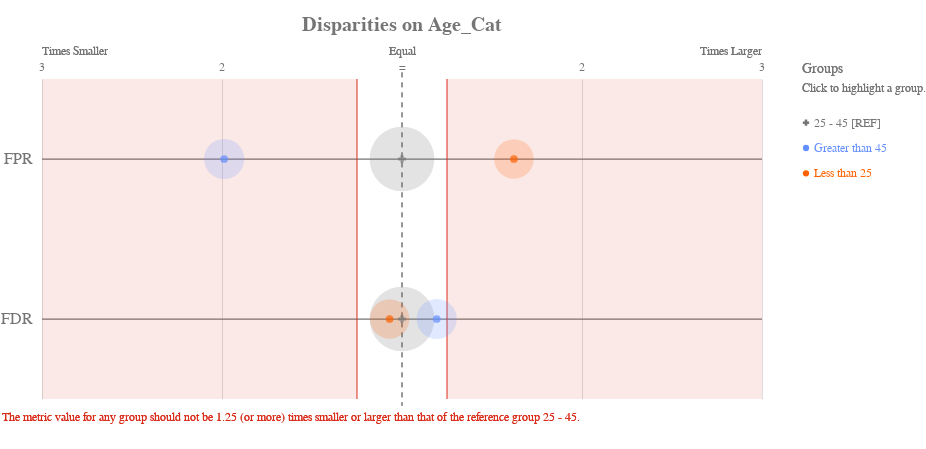

The notebook cell this image was saved under:
### Markdown cell above
### Check for disparities in Age Categories

### Code cell
ap.disparity(bdf, metrics, 'age_cat', fairness_threshold = disparity_tolerance)

### Figure 1 — Vega-Lite specification as saved in the notebook (floating-point values rounded to 4 significant figures)
{"config": {"view": {"continuousWidth": 400, "continuousHeight": 300, "strokeWidth": 0}, "axisLeft": {"labelColor": "rgb(117,117,117)", "labelFont": "Arial", "labelFontSize": 16}, "title": {"align": "center", "baseline": "middle", "color": "rgb(117,117,117)", "font": "Arial", "fontSize": 20, "fontWeight": "bold"}}, "layer": [{"data": {"name": "data-99e6e85d8dec8831ad6997b70771f4a9"}, "mark": {"type": "rule", "stroke": "rgb(117,117,117)", "strokeWidth": 1.25, "tooltip": ""}, "encoding": {"x": {"type": "quantitative", "field": "x", "scale": {"domain": [-2, 2], "range": [40.0, 760.0]}}, "x2": {"field": "x2"}, "y": {"type": "nominal", "axis": {"domain": false, "labelAngle": 0, "labelPadding": -30, "orient": "left", "ticks": false, "title": ""}, "field": "metric", "scale": {"domain": ["FPR", "FDR"], "range": [40.0, 360.0]}}}}, {"data": {"name": "data-79dd248bdaa0ea02c535240e8ad022c8"}, "mark": {"type": "rule", "stroke": "rgb(117,117,117)", "strokeDash": [5, 5], "strokeWidth": 1}, "encoding": {"tooltip": {"value": "25 - 45 [REF]"}, "x": {"value": 400.0}, "y": {"value": 33.33}, "y2": {"value": 366.7}}}, {"data": {"name": "data-c233327f4cd9b4c2df31bf8015c83e4a"}, "mark": {"type": "text", "align": "center", "color": "rgb(117,117,117)", "font": "Arial", "fontSize": 12, "fontWeight": "normal", "tooltip": ""}, "encoding": {"text": {"type": "nominal", "field": "label"}, "x": {"type": "quantitative", "field": "value", "scale": {"domain": [-2, 2], "range": [40.0, 760.0]}}, "y": {"value": 28.0}}}, {"layer": [{"mark": {"type": "text", "align": "left", "fill": "rgb(117,117,117)", "font": "Arial", "fontSize": 12, "fontWeight": "normal", "tooltip": ""}, "encoding": {"text": {"value": "Times Smaller"}, "x": {"value": 40.0}, "y": {"value": 12.0}}}, {"mark": {"type": "text", "align": "right", "fill": "rgb(117,117,117)", "font": "Arial", "fontSize": 12, "fontWeight": "normal", "tooltip": ""}, "encoding": {"text": {"value": "Times Larger"}, "x": {"value": 760.0}, "y": {"value": 12.0}}}, {"mark": {"type": "text", "align": "center", "fill": "rgb(117,117,117)", "font": "Arial", "fontSize": 12, "fontWeight": "normal", "tooltip": ""}, "encoding": {"text": {"value": "Equal"}, "x": {"value": 400.0}, "y": {"value": 12.0}}}], "data": {"name": "data-79dd248bdaa0ea02c535240e8ad022c8"}}, {"layer": [{"mark": {"type": "rule", "opacity": 0.8, "stroke": "rgb(217, 46, 28)", "strokeWidth": 1.25, "tooltip": ""}, "encoding": {"x": {"type": "quantitative", "field": "min", "scale": {"domain": [-2, 2], "range": [40.0, 760.0]}}, "y": {"value": 40.0}, "y2": {"value": 360.0}}}, {"mark": {"type": "rule", "opacity": 0.8, "stroke": "rgb(217, 46, 28)", "strokeWidth": 1.25, "tooltip": ""}, "encoding": {"x": {"type": "quantitative", "field": "max", "scale": {"domain": [-2, 2], "range": [40.0, 760.0]}}, "y": {"value": 40.0}, "y2": {"value": 360.0}}}, {"layer": [{"mark": {"type": "rect", "fill": "rgb(217, 46, 28)", "opacity": 0.1, "tooltip": ""}, "encoding": {"x": {"type": "quantitative", "field": "min", "scale": {"domain": [-2, 2], "range": [40.0, 760.0]}}, "x2": {"field": "lower_end"}, "y": {"value": 40.0}, "y2": {"value": 360.0}}}, {"mark": {"type": "rect", "fill": "rgb(217, 46, 28)", "opacity": 0.1, "tooltip": ""}, "encoding": {"x": {"type": "quantitative", "field": "max", "scale": {"domain": [-2, 2], "range": [40.0, 760.0]}}, "x2": {"field": "upper_end"}, "y": {"value": 40.0}, "y2": {"value": 360.0}}}]}, {"data": {"name": "data-79dd248bdaa0ea02c535240e8ad022c8"}, "mark": {"type": "text", "align": "left", "baseline": "top", "fill": "rgb(217, 46, 28)", "font": "Arial", "fontSize": 12, "fontWeight": "normal", "tooltip": ""}, "encoding": {"text": {"value": "The metric value for any group should not be 1.25 (or more) times smaller or larger than that of the reference group 25 - 45."}, "x": {"value": 0}, "y": {"value": 373.3}}}], "data": {"name": "data-feb20f5d4dfe62687617135ffee93d46"}}, {"layer": [{"mark": "circle"}, {"data": {"name": "data-c5fcec4d0b05c4530fe149fbb967fb54"}, "mark": {"type": "circle", "opacity": 0.2}, "encoding": {"color": {"condition": {"type": "nominal", "field": "attribute_value", "legend": null, "scale": {"domain": ["25 - 45", "Greater than 45", "Less than 25"], "range": ["rgb(117,117,117)", "rgb(100, 143, 255)", "rgb(254, 97, 0)", "rgb(220, 38, 127)", "rgb(255, 176, 0)", "rgb(120, 94, 240)"]}, "selection": "selector019"}, "value": "rgb(224,224,224)"}, "size": {"type": "quantitative", "field": "group_size", "legend": null, "scale": {"domain": [0, 4931.0], "range": [0, 5027.0]}}, "tooltip": [{"type": "nominal", "field": "attribute_value", "title": "Group"}, {"type": "nominal", "field": "tooltip_group_size", "title": "Group Size"}, {"type": "nominal", "field": "tooltip_disparity_explanation_fpr", "title": "Disparity"}, {"type": "quantitative", "field": "fpr", "format": ".2f", "title": "FPR"}], "x": {"type": "quantitative", "axis": {"domain": false, "labels": false, "ticks": false, "title": null, "values": [1, 2, -2, -1]}, "field": "fpr_disparity_scaled", "scale": {"domain": [-2, 2], "range": [40.0, 760.0]}}, "y": {"type": "nominal", "axis": {"domain": false, "grid": false, "labels": false, "ticks": false, "title": " "}, "field": "metric_variable", "scale": {"domain": ["FPR", "FDR"], "range": [40.0, 360.0]}}}, "selection": {"selector021": {"type": "multi", "empty": "all", "fields": ["attribute_value"]}}, "transform": [{"calculate": "'FPR'", "as": "metric_variable"}]}, {"data": {"name": "data-c5fcec4d0b05c4530fe149fbb967fb54"}, "mark": {"type": "circle", "opacity": 0.2}, "encoding": {"color": {"condition": {"type": "nominal", "field": "attribute_value", "legend": null, "scale": {"domain": ["25 - 45", "Greater than 45", "Less than 25"], "range": ["rgb(117,117,117)", "rgb(100, 143, 255)", "rgb(254, 97, 0)", "rgb(220, 38, 127)", "rgb(255, 176, 0)", "rgb(120, 94, 240)"]}, "selection": "selector019"}, "value": "rgb(224,224,224)"}, "size": {"type": "quantitative", "field": "group_size", "legend": null, "scale": {"domain": [0, 4931.0], "range": [0, 5027.0]}}, "tooltip": [{"type": "nominal", "field": "attribute_value", "title": "Group"}, {"type": "nominal", "field": "tooltip_group_size", "title": "Group Size"}, {"type": "nominal", "field": "tooltip_disparity_explanation_fdr", "title": "Disparity"}, {"type": "quantitative", "field": "fdr", "format": ".2f", "title": "FDR"}], "x": {"type": "quantitative", "axis": {"domain": false, "labels": false, "ticks": false, "title": null, "values": [1, 2, -2, -1]}, "field": "fdr_disparity_scaled", "scale": {"domain": [-2, 2], "range": [40.0, 760.0]}}, "y": {"type": "nominal", "axis": {"domain": false, "grid": false, "labels": false, "ticks": false, "title": " "}, "field": "metric_variable", "scale": {"domain": ["FPR", "FDR"], "range": [40.0, 360.0]}}}, "selection": {"selector023": {"type": "multi", "empty": "all", "fields": ["attribute_value"]}}, "transform": [{"calculate": "'FDR'", "as": "metric_variable"}]}, {"layer": [{"mark": "point"}, {"data": {"name": "data-c5fcec4d0b05c4530fe149fbb967fb54"}, "mark": {"type": "point", "filled": true, "size": 60}, "encoding": {"color": {"condition": {"type": "nominal", "field": "attribute_value", "legend": null, "scale": {"domain": ["25 - 45", "Greater than 45", "Less than 25"], "range": ["rgb(117,117,117)", "rgb(100, 143, 255)", "rgb(254, 97, 0)", "rgb(220, 38, 127)", "rgb(255, 176, 0)", "rgb(120, 94, 240)"]}, "selection": "selector019"}, "value": "rgb(224,224,224)"}, "shape": {"type": "nominal", "field": "attribute_value", "legend": null, "scale": {"domain": ["25 - 45", "Greater than 45", "Less than 25"], "range": ["cross", "circle", "circle"]}}, "tooltip": [{"type": "nominal", "field": "attribute_value", "title": "Group"}, {"type": "nominal", "field": "tooltip_group_size", "title": "Group Size"}, {"type": "nominal", "field": "tooltip_disparity_explanation_fpr", "title": "Disparity"}, {"type": "quantitative", "field": "fpr", "format": ".2f", "title": "FPR"}], "x": {"type": "quantitative", "axis": {"domain": false, "labels": false, "ticks": false, "title": null, "values": [1, 2, -2, -1]}, "field": "fpr_disparity_scaled", "scale": {"domain": [-2, 2], "range": [40.0, 760.0]}}, "y": {"type": "nominal", "axis": {"domain": false, "grid": false, "labels": false, "ticks": false, "title": " "}, "field": "metric_variable", "scale": {"domain": ["FPR", "FDR"], "range": [40.0, 360.0]}}}, "selection": {"selector020": {"type": "multi", "empty": "all", "fields": ["attribute_value"]}}, "transform": [{"calculate": "'FPR'", "as": "metric_variable"}]}, {"data": {"name": "data-c5fcec4d0b05c4530fe149fbb967fb54"}, "mark": {"type": "point", "filled": true, "size": 60}, "encoding": {"color": {"condition": {"type": "nominal", "field": "attribute_value", "legend": null, "scale": {"domain": ["25 - 45", "Greater than 45", "Less than 25"], "range": ["rgb(117,117,117)", "rgb(100, 143, 255)", "rgb(254, 97, 0)", "rgb(220, 38, 127)", "rgb(255, 176, 0)", "rgb(120, 94, 240)"]}, "selection": "selector019"}, "value": "rgb(224,224,224)"}, "shape": {"type": "nominal", "field": "attribute_value", "legend": null, "scale": {"domain": ["25 - 45", "Greater than 45", "Less than 25"], "range": ["cross", "circle", "circle"]}}, "tooltip": [{"type": "nominal", "field": "attribute_value", "title": "Group"}, {"type": "nominal", "field": "tooltip_group_size", "title": "Group Size"}, {"type": "nominal", "field": "tooltip_disparity_explanation_fdr", "title": "Disparity"}, {"type": "quantitative", "field": "fdr", "format": ".2f", "title": "FDR"}], "x": {"type": "quantitative", "axis": {"domain": false, "labels": false, "ticks": false, "title": null, "values": [1, 2, -2, -1]}, "field": "fdr_disparity_scaled", "scale": {"domain": [-2, 2], "range": [40.0, 760.0]}}, "y": {"type": "nominal", "axis": {"domain": false, "grid": false, "labels": false, "ticks": false, "title": " "}, "field": "metric_variable", "scale": {"domain": ["FPR", "FDR"], "range": [40.0, 360.0]}}}, "selection": {"selector022": {"type": "multi", "empty": "all", "fields": ["attribute_value"]}}, "transform": [{"calculate": "'FDR'", "as": "metric_variable"}]}]}]}, {"layer": [{"mark": {"type": "point", "filled": true, "opacity": 1, "size": 39.48}, "encoding": {"color": {"condition": {"type": "nominal", "field": "attribute_value", "legend": null, "scale": {"domain": ["25 - 45", "Greater than 45", "Less than 25"], "range": ["rgb(117,117,117)", "rgb(100, 143, 255)", "rgb(254, 97, 0)", "rgb(220, 38, 127)", "rgb(255, 176, 0)", "rgb(120, 94, 240)"]}, "selection": "selector019"}, "value": "rgb(224,224,224)"}, "shape": {"type": "nominal", "field": "attribute_value", "legend": null, "scale": {"domain": ["25 - 45", "Greater than 45", "Less than 25"], "range": ["cross", "circle", "circle"]}}, "x": {"value": 804}, "y": {"type": "nominal", "axis": {"domain": false, "grid": false, "labels": false, "ticks": false, "title": " "}, "field": "attribute_value", "scale": {"domain": ["25 - 45", "Greater than 45", "Less than 25"], "range": [71, 147]}}}, "selection": {"selector019": {"type": "multi", "empty": "all", "fields": ["attribute_value"]}}}, {"mark": {"type": "text", "align": "left", "baseline": "middle", "font": "Arial", "fontSize": 12, "fontWeight": "normal"}, "encoding": {"color": {"condition": {"type": "nominal", "field": "attribute_value", "legend": null, "scale": {"domain": ["25 - 45", "Greater than 45", "Less than 25"], "range": ["rgb(117,117,117)", "rgb(100, 143, 255)", "rgb(254, 97, 0)", "rgb(220, 38, 127)", "rgb(255, 176, 0)", "rgb(120, 94, 240)"]}, "selection": "selector019"}, "value": "rgb(224,224,224)"}, "text": {"type": "nominal", "field": "label"}, "x": {"value": 812}, "y": {"type": "nominal", "axis": {"domain": false, "grid": false, "labels": false, "ticks": false, "title": " "}, "field": "attribute_value", "scale": {"domain": ["25 - 45", "Greater than 45", "Less than 25"], "range": [71, 147]}}}, "selection": {"selector024": {"type": "multi", "empty": "all", "fields": ["attribute_value"]}}}, {"data": {"name": "data-79dd248bdaa0ea02c535240e8ad022c8"}, "mark": {"type": "text", "align": "left", "baseline": "middle", "color": "rgb(117,117,117)", "font": "Arial", "fontSize": 12, "fontWeight": "normal"}, "encoding": {"text": {"value": "Click to highlight a group."}, "x": {"value": 800}, "y": {"value": 49}}}, {"data": {"name": "data-79dd248bdaa0ea02c535240e8ad022c8"}, "mark": {"type": "text", "align": "left", "baseline": "middle", "color": "rgb(117,117,117)", "font": "Arial", "fontSize": 14, "fontWeight": "normal"}, "encoding": {"text": {"value": "Groups"}, "x": {"value": 800}, "y": {"value": 30}}}], "data": {"name": "data-8ae729f79f224d7c661f39ca30ebb19e"}}], "height": 400, "padding": {"top": 15, "bottom": 10}, "resolve": {"scale": {"size": "independent", "y": "independent"}}, "title": "Disparities on Age_Cat", "width": 800, "$schema": "https://vega.github.io/schema/vega-lite/v4.8.1.json", "datasets": {"data-99e6e85d8dec8831ad6997b70771f4a9": [{"metric": "FPR", "x": -2, "x2": 2}, {"metric": "FDR", "x": -2, "x2": 2}], "data-79dd248bdaa0ea02c535240e8ad022c8": [{"a": 1, "b": 0}, {"a": 1, "b": 0}], "data-c233327f4cd9b4c2df31bf8015c83e4a": [{"value": 1, "label": 2}, {"value": 2, "label": 3}, {"value": -2, "label": 3}, {"value": -1, "label": 2}, {"value": 0, "label": "="}], "data-feb20f5d4dfe62687617135ffee93d46": [{"min": -0.25, "max": 0.25, "lower_end": -2, "upper_end": 2}], "data-c5fcec4d0b05c4530fe149fbb967fb54": [{"attribute_name": "age_cat", "attribute_value": "25 - 45", "group_size": 4109, "total_entities": 7214, "fpr": 0.3338, "fdr": 0.3851, "fpr_disparity": 1.0, "fdr_disparity": 1.0, "fpr_disparity_scaled": 0.0, "fdr_disparity_scaled": 0.0, "tooltip_group_size": "4,109 (56.96%)", "tooltip_disparity_explanation_fpr": "Reference group", "tooltip_disparity_explanation_fdr": "Reference group"}, {"attribute_name": "age_cat", "attribute_value": "Greater than 45", "group_size": 1576, "total_entities": 7214, "fpr": 0.1679, "fdr": 0.4594, "fpr_disparity": 0.503, "fdr_disparity": 1.193, "fpr_disparity_scaled": -0.9879, "fdr_disparity_scaled": 0.1928, "tooltip_group_size": "1,576 (21.85%)", "tooltip_disparity_explanation_fpr": "1.99 times smaller FPR than the reference group", "tooltip_disparity_explanation_fdr": "1.19 times larger FDR than the reference group"}, {"attribute_name": "age_cat", "attribute_value": "Less than 25", "group_size": 1529, "total_entities": 7214, "fpr": 0.5414, "fdr": 0.3604, "fpr_disparity": 1.622, "fdr_disparity": 0.9357, "fpr_disparity_scaled": 0.6219, "fdr_disparity_scaled": -0.06875, "tooltip_group_size": "1,529 (21.19%)", "tooltip_disparity_explanation_fpr": "1.62 times larger FPR than the reference group", "tooltip_disparity_explanation_fdr": "1.07 times smaller FDR than the reference group"}], "data-8ae729f79f224d7c661f39ca30ebb19e": [{"attribute_value": "25 - 45", "label": "25 - 45 [REF]"}, {"attribute_value": "Greater than 45", "label": "Greater than 45"}, {"attribute_value": "Less than 25", "label": "Less than 25"}]}}
